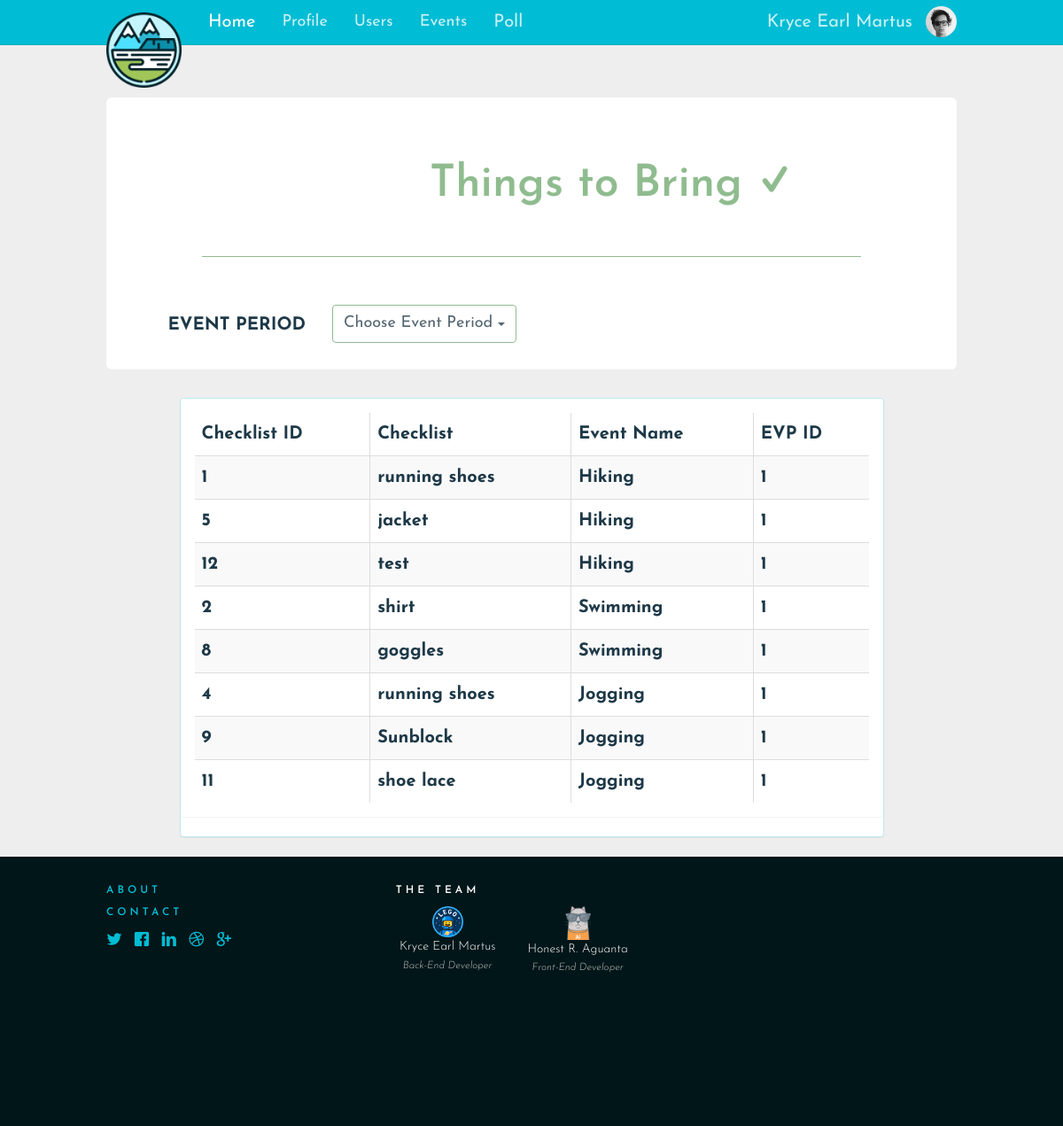
Screenshot of /Checklist.php (signed in) with the database file from the repository.
### tables this page shows
CREATE TABLE `users` (
  `id` int(10) NOT NULL AUTO_INCREMENT COMMENT 'User ID',
  `user_type_id` int(10) DEFAULT NULL,
  `status_id` int(10) DEFAULT NULL,
  `first_name` varchar(255) DEFAULT NULL,
  `username` varchar(255) DEFAULT NULL,
  `password` varchar(255) DEFAULT NULL,
  `last_name` varchar(255) DEFAULT NULL,
  `middle_name` varchar(255) DEFAULT NULL,
  `profile_picture` text,
  PRIMARY KEY (`id`),
  KEY `user_type_id` (`user_type_id`),
  KEY `status_id` (`status_id`),
  CONSTRAINT `users_ibfk_1` FOREIGN KEY (`user_type_id`) REFERENCES `user_type` (`user_type_id`),
  CONSTRAINT `users_ibfk_2` FOREIGN KEY (`status_id`) REFERENCES `user_status` (`status_id`)
);

CREATE TABLE `checklist` (
  `checklist_id` int(10) NOT NULL AUTO_INCREMENT,
  `event_id` int(10) DEFAULT NULL,
  `name` varchar(255) DEFAULT NULL,
  PRIMARY KEY (`checklist_id`),
  KEY `event_id` (`event_id`),
  CONSTRAINT `checklist_ibfk_1` FOREIGN KEY (`event_id`) REFERENCES `events` (`event_id`)
);

CREATE TABLE `events` (
  `event_id` int(10) NOT NULL AUTO_INCREMENT,
  `evp_id` int(10) DEFAULT NULL,
  `name` varchar(255) DEFAULT NULL,
  `description` varchar(255) DEFAULT NULL,
  `location` text,
  `image` text,
  `isApproved` tinyint(4) DEFAULT NULL,
  PRIMARY KEY (`event_id`),
  KEY `evp_id` (`evp_id`),
  CONSTRAINT `events_ibfk_1` FOREIGN KEY (`evp_id`) REFERENCES `event_voting_period` (`evp_id`)
);

### session.php (called while the page is built, shortened)
 <?php
if(!empty($_SESSION['user_id']))
{
$user_type=$_SESSION['user_type_id'];
include('class/userClass.php');
}
?>

### class/userClass.php (called while the page is built, shortened)
<?php
class userClass
{
  public function getUser($id)
  {
   try {
    $db = getDB();
    $st = $db->prepare("SELECT * FROM users WHERE id=:id");
    $st->bindParam("id", $id,PDO::PARAM_STR);
    $st->execute();
    $count=$st->rowCount();
    if($count)
    {
      $data = $st->fetch();
      return $data;
    }
    else
      return false;
  } catch (PDOException $e) {
  }
}
}
?>

### class/checklistClass.php (called while the page is built, shortened)
<?php
class checklistClass
{
     public function getAllChecklist()
     {
          try {
               $db = getDB();
               $st = $db->prepare("SELECT DISTINCT events.`event_id` AS 'Event ID', events.`name` AS 'Event Name', checklist.`checklist_id` AS 'Checklist ID',checklist.`name` AS 'Checklist Name',events.`evp_id` AS 'EVP ID'
                    FROM event_voting_period, EVENTS, checklist
                    WHERE checklist.`event_id`= events.`event_id` AND events.`evp_id` = event_voting_period.`evp_id`");
               $st->execute();
               $data=$st->fetchAll();
          } catch (PDOException $e) {
          }
          return $data;
     }
}
?>

### views/menubar/addThings.php (the view, shortened to what this page needs)
<?php
require_once'views/layouts/header.php';
require_once'views/layouts/nav.php';
include('class/checklistClass.php');
$checklistClass = new checklistClass();
$checklists = $checklistClass->getAllChecklist();
if(!isset($_GET['evp_id']))
{
	$evpTitle="Choose Event Period";
}
?>
<div class="container p-t-lg">
	<form method="post" class="form-horizontal" role="form">
		<br>
		<h2 style="font-size: 50px; color: darkseagreen; ">
			Things to Bring <span class="icon icon-check"></span>
		</h2>
		<hr style="border-color:darkseagreen;"">
		<br>
		<div class="form-group">
			<label class="col-sm-3 control-label">EVENT PERIOD</label>
			<div class="dropdown col-sm-4">
				<button class="btn btn-default dropdown-toggle" type="button" id="dropdownEvent" data-toggle="dropdown" aria-haspopup="true" aria-expanded="true" style="border-color: darkseagreen;">
					<?php echo $evpTitle ?>
					<span class="caret"></span>
				</button>
		</div>
	</div>
</form>
<br>
<div class="row">
	<div class="form col-sm-10 col-sm-offset-1">
		<div class="panel panel-info">
			<div class="panel panel-body">
				<table id="act" class="table table-striped table-bordered dt-responsive nowrap" cellspacing="0" width="100%">
					<?php
					if(!isset($_GET['id'])&&!isset($_GET['evp_id']))
						{ ?>
					<thead>
						<tr>
							<th>Checklist ID</th>
							<th>Checklist</th>
							<th>Event Name</th>
							<th>EVP ID</th>
						</tr>
					</thead>
					<tbody>
						<?php foreach($checklists as $checklist)
						{ ?>
						<tr>
							<th><?php echo $checklist['Checklist ID'];?></th>
							<th><?php echo $checklist['Checklist Name']; ?></th>
							<th><?php echo $checklist['Event Name']; ?></th>
							<th><?php echo $checklist['EVP ID']; ?></th>
						</tr>
						<?php } ?>
					</tbody>
				<?php } ?>
			</table>
		</div>
	</div>
</div>
</div>
</div>
<?php
require_once 'views/layouts/footer.php';
?>

### views/layouts/nav.php (shortened to what this page needs)
<?php
	$uname = $userClass->getUser($session_uid);
	$nav_picture=$userClass->getUser($session_uid)["profile_picture"];
?>
<nav class="navbar navbar-inverse navbar-fixed-top app-navbar">
	<div class="container">
		<div class="navbar-header">
			<a class="navbar-brand" href="index.php">
				<img class="brand" src="assets/img/mountain1.png" alt="logo">
			</a>
		</div>
		<div class="navbar-collapse collapse" id="navbar-collapse-main">
			<ul class="nav navbar-nav hidden-xs">
				<li class="active">
					<a href="home.php">Home</a>
				</li>
				<li class="dropdown">
         		   <a class="dropbtn" href="Profile.php">Profile</a>
        		</li>
        		<?php if($user_type==1)
        		{?>
				<li class="dropdown">
         		   <a class="dropbtn" href="users.php">Users</a>
        		</li>
				<li class="dropdown">
					<a class="dropbtn" href="Events.php">Events</a>
				</li>
				<?php } ?>
				<li>
					<a href="eventPoll.php">Poll</a>
				</li>
			</ul>
			<ul class="nav navbar-nav navbar-right m-r-0 hidden-xs">
				<li >
					<a href="Profile.php"><?php echo $uname['first_name'] . " " .$uname['last_name']?></a>
				</li>
				<li>
					<button class="btn btn-default navbar-btn navbar-btn-avitar" data-toggle="popover">
						<img class="img-circle" src="assets/img/users/<?php echo $nav_picture ?>">
					</button>
				</li>
			</ul>
		</div>
	</div>
</nav>

### assets/css/todolist.css (style rules this page uses)
body { margin: 0; min-width: 250px; }
* { box-sizing: border-box; }

### assets/css/custom.css (style rules this page uses)
html { height: 100%; }
body { font-family: 'Josefin Sans', sans-serif; font-size: 20px; }
.btn { font-size: 18px; }
a { color: #00BCD4; }
.app-navvar, .form-control:focus, { color: #000; background-color: #fff; box-shadow: none; border-color: #00BCD4; }
.navbar-inverse { background-color: #00BCD4!important; border-color: #00ACC1 !important; }
.dropbtn { background-color: #00BCD4; color: white; padding: 16px; font-size: 18px; border: none; cursor: pointer; }
.dropdown { position: relative; display: inline-block; }
hr { width: 80%; }

### assets/css/application.css (style rules this page uses)
.app-navbar { font-weight: 400; -webkit-font-smoothing: antialiased; }
.app-navbar .navbar-brand img { width: 85px; }
.app-navbar .navbar-collapse { max-height: inherit; }
.app-navbar .navbar-collapse:after { height: 100vh; }
@media (min-width: 768px) { .app-navbar .navbar-collapse:after { height: auto; } }

### assets/css/admin.css (style rules this page uses)
body { background-color: #eee; }
*[role="form"] { max-width: 1000px; padding: 15px; margin: 0 auto; background-color: #fff; border-radius: 0.3em; }
*[role="form"] h2 { margin-left: 7em; margin-bottom: 1em; }

### assets/css/polls.css (style rules this page uses)
body { background-color: #eee; }
*[role="form"] { max-width: 1000px; padding: 15px; margin: 0 auto; background-color: #fff; border-radius: 0.3em; }

### rows the page displays
users: first_name "Kryce Earl", last_name "Martus", profile_picture (picture)
checklist: checklist_id "1", name "running shoes", event.name "Hiking", event.evp_id "1"
checklist: checklist_id "5", name "jacket", event.name "Hiking", event.evp_id "1"
checklist: checklist_id "12", name "test", event.name "Hiking", event.evp_id "1"
checklist: checklist_id "2", name "shirt", event.name "Swimming", event.evp_id "1"
checklist: checklist_id "8", name "goggles", event.name "Swimming", event.evp_id "1"
checklist: checklist_id "4", name "running shoes", event.name "Jogging", event.evp_id "1"
checklist: checklist_id "9", name "Sunblock", event.name "Jogging", event.evp_id "1"
checklist: checklist_id "11", name "shoe lace", event.name "Jogging", event.evp_id "1"

### other values shown
$evpTitle "Choose Event Period"
